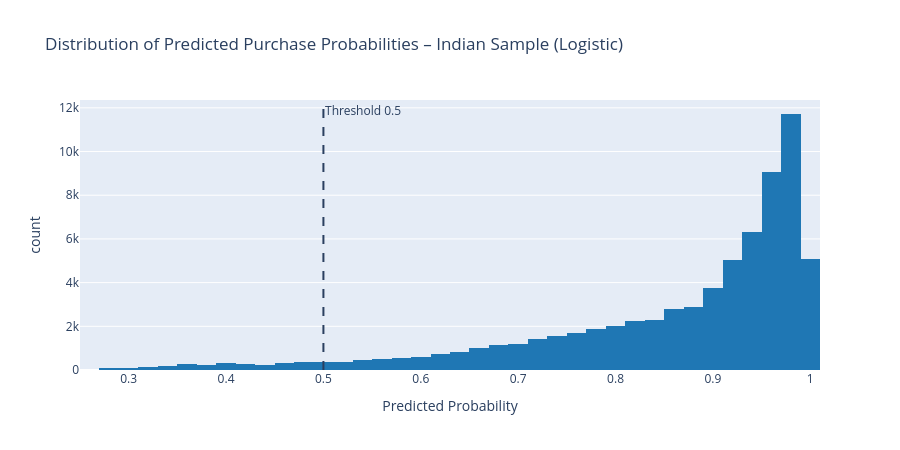
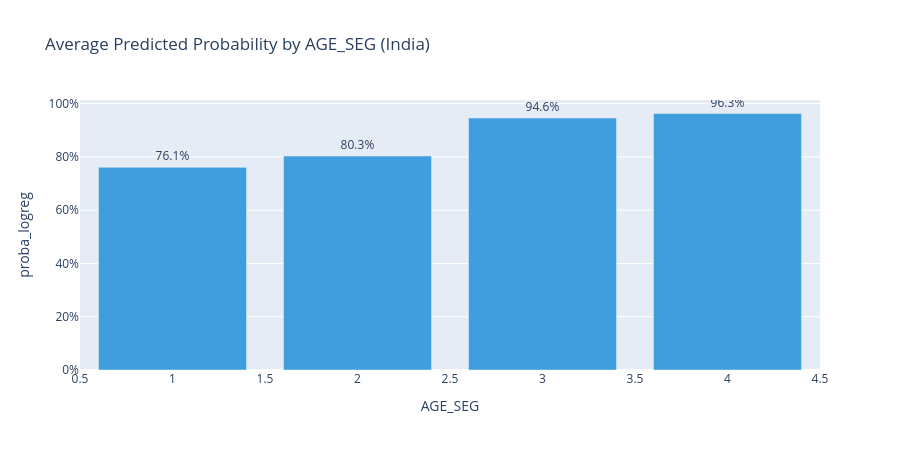

Notebook code cell kept with these figures, in order:
### Code cell
# --------------------------------------------------------------
# 12. INDIAN PREDICTION VISUALIZATIONS
# --------------------------------------------------------------
fig_proba = px.histogram(
    ind, x='proba_logreg', nbins=50,
    title="Distribution of Predicted Purchase Probabilities – Indian Sample (Logistic)",
    labels={'proba_logreg': 'Predicted Probability'}
)
fig_proba.add_vline(x=0.5, line_dash="dash", annotation_text="Threshold 0.5")
fig_proba.update_traces(marker_color='#1f77b4')
fig_proba.update_layout(height=450)
fig_proba.show()

# AGE_SEG effect on Indian predictions
seg_pred = ind.groupby('AGE_SEG')['proba_logreg'].mean().reset_index()
fig_seg = px.bar(seg_pred, x='AGE_SEG', y='proba_logreg',
                 title="Average Predicted Probability by AGE_SEG (India)",
                 text=seg_pred['proba_logreg'].apply(lambda x: f"{x:.1%}"))
fig_seg.update_traces(textposition='outside',marker_color='#419ede')
fig_seg.update_layout(yaxis_tickformat='.0%', height=450)
fig_seg.show()

### Figure 1 — Plotly figure (JSON) as saved in the notebook; plotly's stock layout.template omitted (floating-point values rounded to 4 significant figures; data arrays with more than 128 entries replaced by an {"elided": "..."} marker saying what was removed)
{"data": [{"bingroup": "x", "hovertemplate": "Predicted Probability=%{x}<br>count=%{y}<extra></extra>", "legendgroup": "", "marker": {"color": "#1f77b4", "pattern": {"shape": ""}}, "name": "", "nbinsx": 50, "orientation": "v", "showlegend": false, "type": "histogram", "x": {"elided": "70000 float values"}, "xaxis": "x", "yaxis": "y"}], "layout": {"annotations": [{"showarrow": false, "text": "Threshold 0.5", "x": 0.5, "xanchor": "left", "xref": "x", "y": 1, "yanchor": "top", "yref": "y domain"}], "barmode": "relative", "height": 450, "legend": {"tracegroupgap": 0}, "shapes": [{"line": {"dash": "dash"}, "type": "line", "x0": 0.5, "x1": 0.5, "xref": "x", "y0": 0, "y1": 1, "yref": "y domain"}], "title": {"text": "Distribution of Predicted Purchase Probabilities – Indian Sample (Logistic)"}, "xaxis": {"anchor": "y", "domain": [0, 1], "title": {"text": "Predicted Probability"}}, "yaxis": {"anchor": "x", "domain": [0, 1], "title": {"text": "count"}}}}

### Figure 2 — Plotly figure (JSON) as saved in the notebook; plotly's stock layout.template omitted (floating-point values rounded to 4 significant figures)
{"data": [{"hovertemplate": "AGE_SEG=%{x}<br>proba_logreg=%{y}<br>text=%{text}<extra></extra>", "legendgroup": "", "marker": {"color": "#419ede", "pattern": {"shape": ""}}, "name": "", "orientation": "v", "showlegend": false, "text": ["76.1%", "80.3%", "94.6%", "96.3%"], "textposition": "outside", "type": "bar", "x": [1, 2, 3, 4], "xaxis": "x", "y": [0.7608, 0.8033, 0.9461, 0.9629], "yaxis": "y"}], "layout": {"barmode": "relative", "height": 450, "legend": {"tracegroupgap": 0}, "title": {"text": "Average Predicted Probability by AGE_SEG (India)"}, "xaxis": {"anchor": "y", "domain": [0, 1], "title": {"text": "AGE_SEG"}}, "yaxis": {"anchor": "x", "domain": [0, 1], "tickformat": ".0%", "title": {"text": "proba_logreg"}}}}
